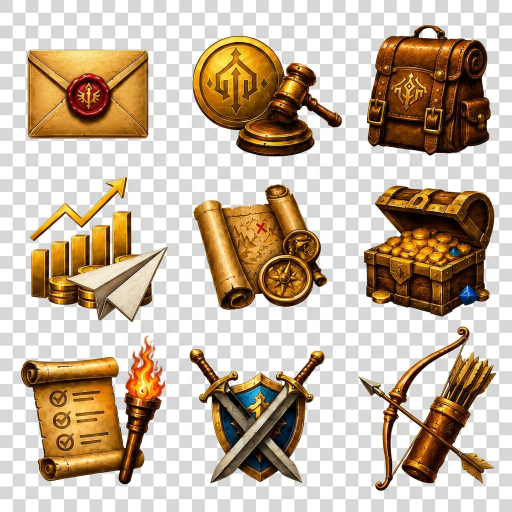
#> input picture arena-game/assets/menu/new_menu.png, 1024 x 1024 px (shown at 1/2 size)
$ python _analyze.py
#> lines starting #> are read from the running program, lines starting #| are printed output that depends on the picture; after the words box and inside, x2 and y2 are one past the last pixel; in counts of white or black regions, pixels touching at a corner belong together
import os, numpy as np
from PIL import Image
from scipy import ndimage

d = 'arena-game/assets/menu'
im = Image.open(os.path.join(d, 'new_menu.png')).convert('RGB')
#> im is the input picture: PIL image 1024x1024 RGB; mean R, G, B 197.1, 179.7, 159.2
a = np.asarray(im).astype(np.int32)
r, g, b = a[:, :, 0], a[:, :, 1], a[:, :, 2]
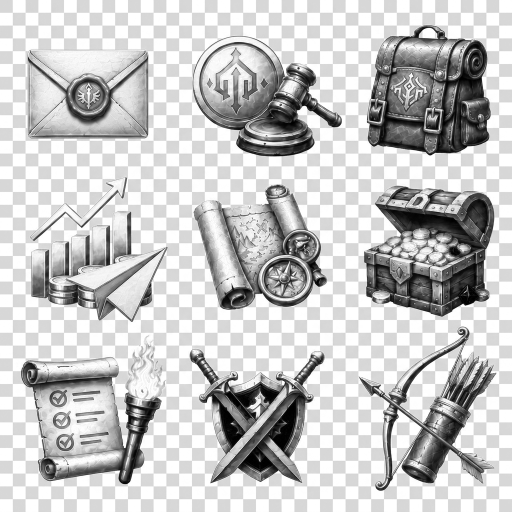
#> r: shape (1024, 1024) int32 (shown at 1/2 size); min 0, max 255, mean 197.1
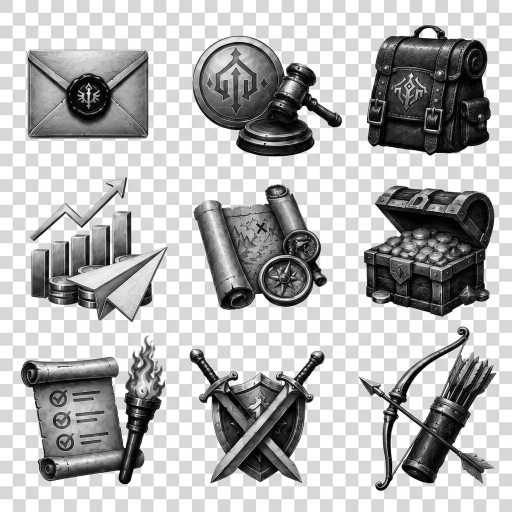
#> g: shape (1024, 1024) int32 (shown at 1/2 size); min 0, max 255, mean 179.7
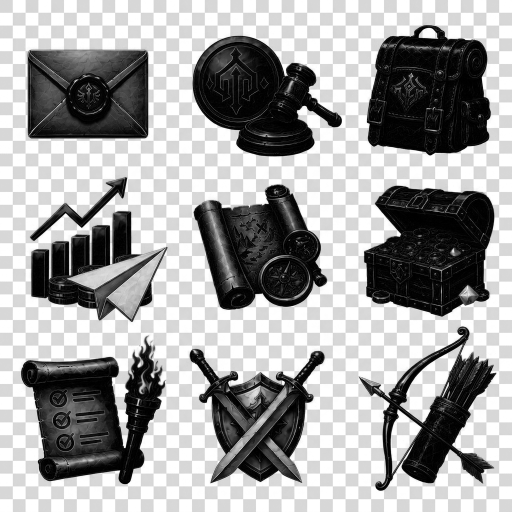
#> b: shape (1024, 1024) int32 (shown at 1/2 size); min 0, max 255, mean 159.2
mx = a.max(axis=2); mn = a.min(axis=2)
neutral = (mx - mn) < 22
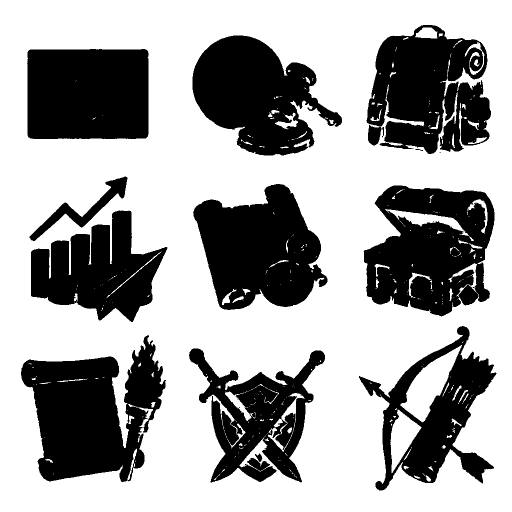
#> neutral: shape (1024, 1024) bool (shown at 1/2 size); 64.2% white; 21 black regions (7 under 20 px), largest, box (x1, y1, x2, y2) and area: (42, 670, 332, 964) 50840, (727, 371, 989, 633) 47320, (386, 368, 655, 620) 44374
bright = mx > 198
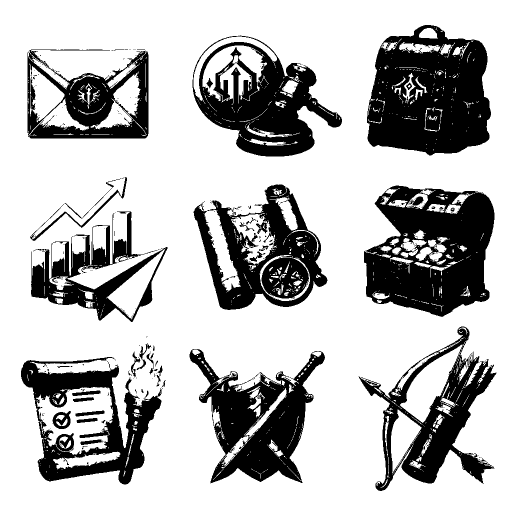
#> bright: shape (1024, 1024) bool (shown at 1/2 size); 72.9% white; 324 black regions (279 under 20 px), largest, box (x1, y1, x2, y2) and area: (734, 50, 982, 311) 47196, (728, 371, 989, 634) 44624, (379, 698, 650, 967) 31959
bg_color = neutral & bright
#> bg_color: shape (1024, 1024) bool; 61.9% white; 12 black regions (2 under 20 px), largest, box (x1, y1, x2, y2) and area: (727, 371, 989, 634) 53083, (42, 670, 332, 969) 52351, (733, 50, 982, 311) 51456

# фон = нейтрально-светлые области, связанные с краем
lbl, n = ndimage.label(bg_color)
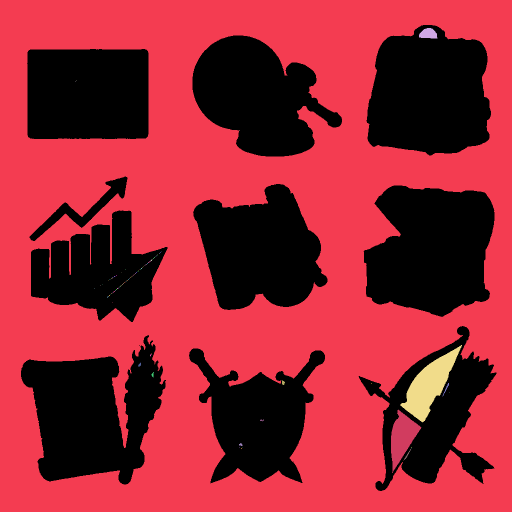
#> lbl: shape (1024, 1024) int32 (shown at 1/2 size); 106 distinct labels, from 0 to 105; one colour per label, 0 black
#> n = 105
border = set(np.unique(np.concatenate([lbl[0, :], lbl[-1, :], lbl[:, 0], lbl[:, -1]])))
#> border = 1 item
border.discard(0)
bg = np.isin(lbl, list(border))
#> bg: shape (1024, 1024) bool; 60.7% white; 12 black regions (2 under 20 px), largest, box (x1, y1, x2, y2) and area: (727, 371, 989, 634) 53083, (42, 670, 332, 969) 52420, (733, 50, 982, 311) 52042
fg = ~bg
fg = ndimage.binary_fill_holes(fg)

flbl, fn = ndimage.label(fg)
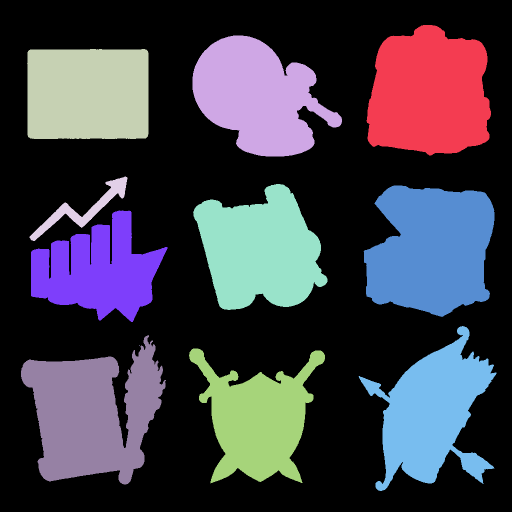
#> flbl: shape (1024, 1024) int32 (shown at 1/2 size); 13 distinct labels, from 0 to 12; one colour per label, 0 black
#> fn = 12
print('foreground components:', fn)
#| foreground components: 12
objs = ndimage.find_objects(flbl)
#> objs = 12 items
H, W = fg.shape
#> H = 1024; W = 1024
items = []
for i, sl in enumerate(objs, start=1):
    ys, xs = sl
    area = int((flbl[sl] == i).sum())
    if area < 1500:
        continue
    cy = (ys.start + ys.stop) / 2 / H
    cx = (xs.start + xs.stop) / 2 / W
    items.append((round(cx, 3), round(cy, 3), xs.start, ys.start, xs.stop, ys.stop, area))
#> this loop made 12 passes
#> (area, cy, cx) on passes 1, 2, 3, 4, 5, 6, 7, 8, 9, 11: (52042, 0.176, 0.837), (44660, 0.188, 0.522), (43175, 0.184, 0.171), (4676, 0.408, 0.153), (45395, 0.482, 0.508), (53083, 0.491, 0.838), (34820, 0.52, 0.194), (43021, 0.798, 0.835), (52420, 0.8, 0.183), (38319, 0.812, 0.502)
#> after the loop, items = 10 items
items.sort(key=lambda t: (round(t[1] * 3), t[0]))
for it in items:
    print(it)
#> this loop made 10 passes
#> it on passes 1 to 10: (0.153, 0.408, 59, 353, 255, 482, 4676), (0.171, 0.184, 54, 98, 297, 278, 43175), (0.508, 0.482, 386, 368, 655, 620, 45395), (0.522, 0.188, 385, 71, 684, 313, 44660), (0.837, 0.176, 733, 50, 982, 311, 52042), (0.838, 0.491, 727, 371, 989, 634, 53083), (0.183, 0.8, 42, 670, 332, 969, 52420), (0.194, 0.52, 62, 421, 335, 644, 34820), (0.502, 0.812, 378, 697, 650, 967, 38319), (0.835, 0.798, 717, 652, 993, 982, 43021)
#| (0.153, 0.408, 59, 353, 255, 482, 4676)
#| (0.171, 0.184, 54, 98, 297, 278, 43175)
#| (0.508, 0.482, 386, 368, 655, 620, 45395)
#| (0.522, 0.188, 385, 71, 684, 313, 44660)
#| (0.837, 0.176, 733, 50, 982, 311, 52042)
#| (0.838, 0.491, 727, 371, 989, 634, 53083)
#| (0.183, 0.8, 42, 670, 332, 969, 52420)
#| (0.194, 0.52, 62, 421, 335, 644, 34820)
#> (further printed lines are left out)
print('kept:', len(items))
#| kept: 10
